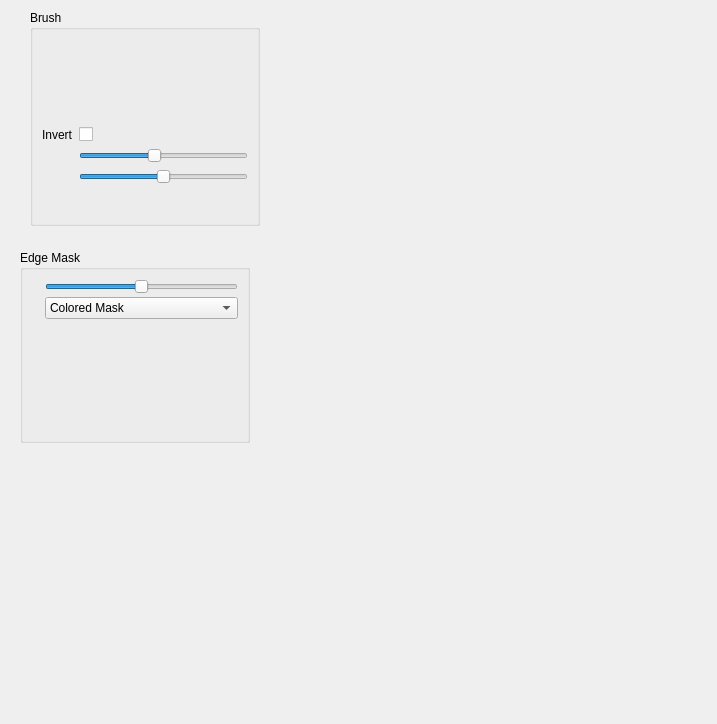
<?xml version="1.0" encoding="UTF-8"?>
<ui version="4.0">
 <class>Form</class>
 <widget class="QWidget" name="Form">
  <property name="geometry">
   <rect>
    <x>0</x>
    <y>0</y>
    <width>717</width>
    <height>724</height>
   </rect>
  </property>
  <property name="windowTitle">
   <string>Form</string>
  </property>
  <widget class="QGroupBox" name="grpBrush">
   <property name="geometry">
    <rect>
     <x>30</x>
     <y>10</y>
     <width>230</width>
     <height>216</height>
    </rect>
   </property>
   <property name="sizePolicy">
    <sizepolicy hsizetype="Preferred" vsizetype="Minimum">
     <horstretch>0</horstretch>
     <verstretch>0</verstretch>
    </sizepolicy>
   </property>
   <property name="title">
    <string>Brush</string>
   </property>
   <layout class="QFormLayout" name="formLayout_2">
    <property name="fieldGrowthPolicy">
     <enum>QFormLayout::AllNonFixedFieldsGrow</enum>
    </property>
    <item row="0" column="1">
     <widget class="QFrame" name="horizontalFrame">
      <layout class="QHBoxLayout" name="horizontalLayout_7">
       <item>
        <spacer name="horizontalSpacer">
         <property name="orientation">
          <enum>Qt::Horizontal</enum>
         </property>
         <property name="sizeHint" stdset="0">
          <size>
           <width>40</width>
           <height>20</height>
          </size>
         </property>
        </spacer>
       </item>
       <item>
        <widget class="omni::ui::BrushPreview" name="brushPreview" native="true">
         <property name="minimumSize">
          <size>
           <width>64</width>
           <height>64</height>
          </size>
         </property>
         <property name="maximumSize">
          <size>
           <width>64</width>
           <height>64</height>
          </size>
         </property>
        </widget>
       </item>
       <item>
        <spacer name="horizontalSpacer_2">
         <property name="orientation">
          <enum>Qt::Horizontal</enum>
         </property>
         <property name="sizeHint" stdset="0">
          <size>
           <width>40</width>
           <height>20</height>
          </size>
         </property>
        </spacer>
       </item>
      </layout>
     </widget>
    </item>
    <item row="1" column="0">
     <widget class="QLabel" name="label_2">
      <property name="text">
       <string>Invert</string>
      </property>
     </widget>
    </item>
    <item row="2" column="0">
     <widget class="QLabel" name="lbSize">
      <property name="toolTip">
       <string>Brush size</string>
      </property>
      <property name="text">
       <string/>
      </property>
      <property name="pixmap">
       <pixmap>:/buttons/rc/buttons/brush_size.png</pixmap>
      </property>
     </widget>
    </item>
    <item row="2" column="1">
     <widget class="QSlider" name="sliderBrushSize">
      <property name="sizePolicy">
       <sizepolicy hsizetype="Expanding" vsizetype="Fixed">
        <horstretch>0</horstretch>
        <verstretch>0</verstretch>
       </sizepolicy>
      </property>
      <property name="minimumSize">
       <size>
        <width>32</width>
        <height>0</height>
       </size>
      </property>
      <property name="maximumSize">
       <size>
        <width>16777215</width>
        <height>16777215</height>
       </size>
      </property>
      <property name="minimum">
       <number>10</number>
      </property>
      <property name="maximum">
       <number>100</number>
      </property>
      <property name="value">
       <number>50</number>
      </property>
      <property name="orientation">
       <enum>Qt::Horizontal</enum>
      </property>
     </widget>
    </item>
    <item row="3" column="0">
     <widget class="QLabel" name="lbFeather">
      <property name="toolTip">
       <string>Brush feather</string>
      </property>
      <property name="text">
       <string/>
      </property>
      <property name="pixmap">
       <pixmap>:/buttons/rc/buttons/FEATHER.png</pixmap>
      </property>
      <property name="scaledContents">
       <bool>true</bool>
      </property>
     </widget>
    </item>
    <item row="3" column="1">
     <widget class="QSlider" name="sliderFeather">
      <property name="sizePolicy">
       <sizepolicy hsizetype="Expanding" vsizetype="Fixed">
        <horstretch>0</horstretch>
        <verstretch>0</verstretch>
       </sizepolicy>
      </property>
      <property name="maximumSize">
       <size>
        <width>16777215</width>
        <height>16777215</height>
       </size>
      </property>
      <property name="maximum">
       <number>200</number>
      </property>
      <property name="value">
       <number>100</number>
      </property>
      <property name="orientation">
       <enum>Qt::Horizontal</enum>
      </property>
     </widget>
    </item>
    <item row="1" column="1">
     <widget class="QCheckBox" name="chkBrushInvert">
      <property name="text">
       <string/>
      </property>
     </widget>
    </item>
   </layout>
  </widget>
  <widget class="QGroupBox" name="grpEdgeMask">
   <property name="geometry">
    <rect>
     <x>20</x>
     <y>250</y>
     <width>230</width>
     <height>193</height>
    </rect>
   </property>
   <property name="sizePolicy">
    <sizepolicy hsizetype="Preferred" vsizetype="Minimum">
     <horstretch>0</horstretch>
     <verstretch>0</verstretch>
    </sizepolicy>
   </property>
   <property name="title">
    <string>Edge Mask</string>
   </property>
   <layout class="QFormLayout" name="formLayout_5">
    <property name="fieldGrowthPolicy">
     <enum>QFormLayout::AllNonFixedFieldsGrow</enum>
    </property>
    <property name="verticalSpacing">
     <number>3</number>
    </property>
    <item row="0" column="0">
     <widget class="QLabel" name="lbGamma">
      <property name="toolTip">
       <string>Gamma</string>
      </property>
      <property name="text">
       <string/>
      </property>
      <property name="pixmap">
       <pixmap>:/qss_icons/rc/buttons/GAMMA.svg</pixmap>
      </property>
     </widget>
    </item>
    <item row="0" column="1">
     <widget class="QSlider" name="sliderGamma">
      <property name="maximumSize">
       <size>
        <width>16777215</width>
        <height>16777215</height>
       </size>
      </property>
      <property name="minimum">
       <number>-100</number>
      </property>
      <property name="maximum">
       <number>100</number>
      </property>
      <property name="orientation">
       <enum>Qt::Horizontal</enum>
      </property>
     </widget>
    </item>
    <item row="1" column="1">
     <widget class="QComboBox" name="boxMaskColor">
      <item>
       <property name="text">
        <string>Colored Mask</string>
       </property>
      </item>
      <item>
       <property name="text">
        <string>White Mask</string>
       </property>
      </item>
     </widget>
    </item>
   </layout>
  </widget>
 </widget>
 <customwidgets>
  <customwidget>
   <class>omni::ui::BrushPreview</class>
   <extends>QWidget</extends>
   <header location="global">omni/ui/BrushPreview.h</header>
   <container>1</container>
  </customwidget>
 </customwidgets>
 <resources/>
 <connections/>
</ui>
